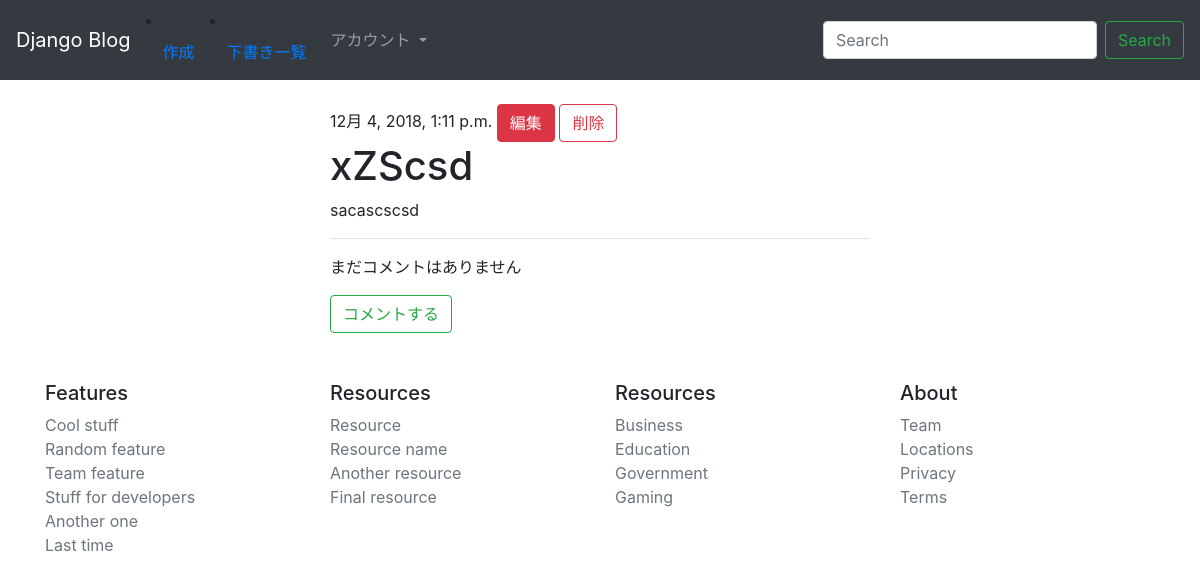
Page /post/2/ (signed in) on the committed database.
### blog/models.py (models this page shows, shortened)
class Post(models.Model):
    author = models.ForeignKey(
        "auth.User", on_delete=models.CASCADE)
    title = models.CharField(max_length=200)
    text = models.TextField()
    created_date = models.DateTimeField(default=timezone.now)
    published_date = models.DateTimeField(blank=True, null=True)

### blog/views.py (the view)
# urls.py: path("post/<int:pk>/", views.post_detail, name="post_detail"),
@login_required
def post_detail(request, pk):
    post = get_object_or_404(Post, pk=pk)
    return render(request, "blog/post_detail.html", {'post': post})

### blog/templates/blog/post_detail.html
{% extends 'blog/base.html' %}
{% block content %}
    <div class="post">
        {% if post.published_date %}
            {{ post.published_date }}
        {% else %}
         <a class="btn btn-outline-info" href="{% url "post_publish" pk=post.pk %}">公開</a>
        {% endif %}
        {% if user.is_authenticated %}
            <a class="btn btn-danger" href="{% url "post_edit" pk=post.pk %}">編集</a>
            <a class="btn btn-outline-danger" href="{% url "post_remove" pk=post.pk %}">削除</a>
        {% endif %}
        <h1>{{ post.title }}</h1>
        <p>{{ post.text|linebreaksbr|urlize }}</p>
    </div>
<hr>
    {% for comment in post.comment.all %}
        {% if user.is_authenticated or comment.approved_comment %}
            {{ comment.created_date }}
                {% if not comment.approved_comment %}
                    <a class="btn btn-secondary" href="{% url "comment_remove" pk=comment.pk %}">コメントを削除</a>
                    <a class="btn btn-secondary" href="{% url "comment_approve" pk=comment.pk %}">承認</a>
                {% endif %}
            {{ comment.author }}
            {{ comment.text|linebreaksbr|urlize }}
    {% endif %}
    {% empty %}
     <p>まだコメントはありません</p>
    {% endfor %}
    <a class="btn btn-outline-success" href="{% url "add_comment_to_post" pk=post.pk%}">コメントする</a>
{% endblock %}

### rows in the picture
Post: published_date "12月 4, 2018, 1:11 p.m.", title "xZScsd", text "sacascscsd"
